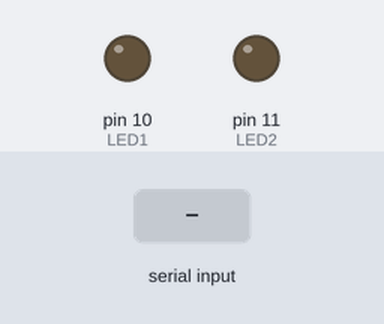
Simulated run of this sketch. Board: Arduino Uno, built with avr-gcc and run on an emulated ATmega328P. Parts: output pins drawn as LEDs (lit = HIGH). The test bench sets the inputs (shaded band).

Above: at 1.2 s.
1.3 s: "1" received over the second serial link
At 2.4 s:
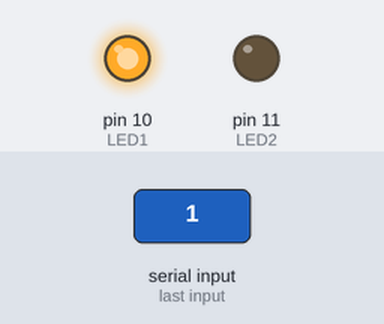
2.8 s: "2" received over the second serial link
At 3.5 s:
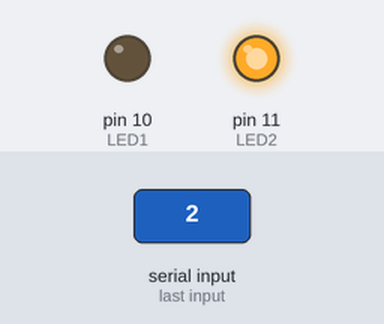
Timing chart, 0 to 5.8 s (numbered marks = the images above; inputs shaded):
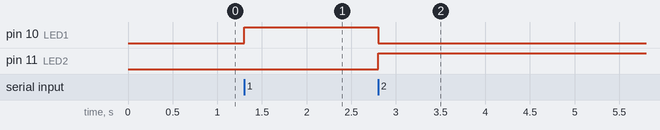

Measured:
- after the input at 1.3 s, pin 10 (LED1): LOW → HIGH at once
- after the input at 2.8 s, pin 10 (LED1): HIGH → LOW at once; pin 11 (LED2): LOW → HIGH at once

The sketch:

0602.ino
```cpp
#include <SoftwareSerial.h>
SoftwareSerial hc06(2, 3);
const int LED1 = 10;
const int LED2 = 11;
void setup() {
    Serial.begin(9600);
    hc06.begin(9600);
    pinMode(LED1, OUTPUT);
    pinMode(LED2, OUTPUT);
}
void loop() {
    if(hc06.available()){
        char message = (char)hc06.read();
        if(message=='1'){
            digitalWrite(LED1, HIGH);
            digitalWrite(LED2, LOW);
        }
        else if(message=='2'){
            digitalWrite(LED1, LOW);
            digitalWrite(LED2, HIGH);
        }
    }
    if(Serial.available()){
        hc06.write(Serial.read());
    }
}
```
